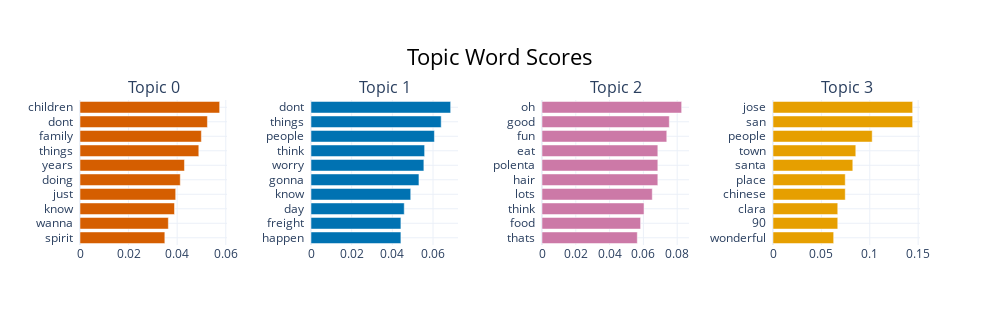

Write notebook code for a chart like this one.
### Code cell
topic_model.visualize_barchart(n_words=10)

### Figure 1 — Plotly figure (JSON) as saved in the notebook; plotly's stock layout.template omitted (floating-point values rounded to 4 significant figures)
{"data": [{"marker": {"color": "#D55E00"}, "orientation": "h", "type": "bar", "x": [0.03492, 0.03637, 0.0389, 0.03939, 0.04128, 0.043, 0.0489, 0.04996, 0.05245, 0.05748], "xaxis": "x", "y": ["spirit  ", "wanna  ", "know  ", "just  ", "doing  ", "years  ", "things  ", "family  ", "dont  ", "children  "], "yaxis": "y"}, {"marker": {"color": "#0072B2"}, "orientation": "h", "type": "bar", "x": [0.04421, 0.04421, 0.04585, 0.04905, 0.05308, 0.0555, 0.05588, 0.06069, 0.06403, 0.06868], "xaxis": "x2", "y": ["happen  ", "freight  ", "day  ", "know  ", "gonna  ", "worry  ", "think  ", "people  ", "things  ", "dont  "], "yaxis": "y2"}, {"marker": {"color": "#CC79A7"}, "orientation": "h", "type": "bar", "x": [0.0564, 0.05835, 0.06038, 0.06525, 0.06855, 0.06855, 0.06855, 0.07384, 0.07533, 0.08264], "xaxis": "x3", "y": ["thats  ", "food  ", "think  ", "lots  ", "hair  ", "polenta  ", "eat  ", "fun  ", "good  ", "oh  "], "yaxis": "y3"}, {"marker": {"color": "#E69F00"}, "orientation": "h", "type": "bar", "x": [0.06269, 0.06692, 0.06692, 0.07466, 0.07466, 0.08246, 0.08555, 0.1025, 0.1443, 0.1443], "xaxis": "x4", "y": ["wonderful  ", "90  ", "clara  ", "chinese  ", "place  ", "santa  ", "town  ", "people  ", "san  ", "jose  "], "yaxis": "y4"}], "layout": {"annotations": [{"font": {"size": 16}, "showarrow": false, "text": "Topic 0", "x": 0.0875, "xanchor": "center", "xref": "paper", "y": 1, "yanchor": "bottom", "yref": "paper"}, {"font": {"size": 16}, "showarrow": false, "text": "Topic 1", "x": 0.3625, "xanchor": "center", "xref": "paper", "y": 1, "yanchor": "bottom", "yref": "paper"}, {"font": {"size": 16}, "showarrow": false, "text": "Topic 2", "x": 0.6375, "xanchor": "center", "xref": "paper", "y": 1, "yanchor": "bottom", "yref": "paper"}, {"font": {"size": 16}, "showarrow": false, "text": "Topic 3", "x": 0.9125, "xanchor": "center", "xref": "paper", "y": 1, "yanchor": "bottom", "yref": "paper"}], "height": 325, "hoverlabel": {"bgcolor": "white", "font": {"family": "Rockwell", "size": 16}}, "showlegend": false, "title": {"font": {"color": "Black", "size": 22}, "text": "Topic Word Scores", "x": 0.5, "xanchor": "center", "yanchor": "top"}, "width": 1000, "xaxis": {"anchor": "y", "autorange": true, "domain": [0, 0.175], "range": [0, 0.06051], "showgrid": true, "type": "linear"}, "xaxis2": {"anchor": "y2", "autorange": true, "domain": [0.275, 0.45], "range": [0, 0.07229], "showgrid": true, "type": "linear"}, "xaxis3": {"anchor": "y3", "autorange": true, "domain": [0.55, 0.725], "range": [0, 0.08699], "showgrid": true, "type": "linear"}, "xaxis4": {"anchor": "y4", "autorange": true, "domain": [0.825, 1], "range": [0, 0.1519], "showgrid": true, "type": "linear"}, "yaxis": {"anchor": "x", "autorange": true, "domain": [0, 1], "range": [-0.5, 9.5], "showgrid": true, "type": "category"}, "yaxis2": {"anchor": "x2", "autorange": true, "domain": [0, 1], "range": [-0.5, 9.5], "showgrid": true, "type": "category"}, "yaxis3": {"anchor": "x3", "autorange": true, "domain": [0, 1], "range": [-0.5, 9.5], "showgrid": true, "type": "category"}, "yaxis4": {"anchor": "x4", "autorange": true, "domain": [0, 1], "range": [-0.5, 9.5], "showgrid": true, "type": "category"}}}
